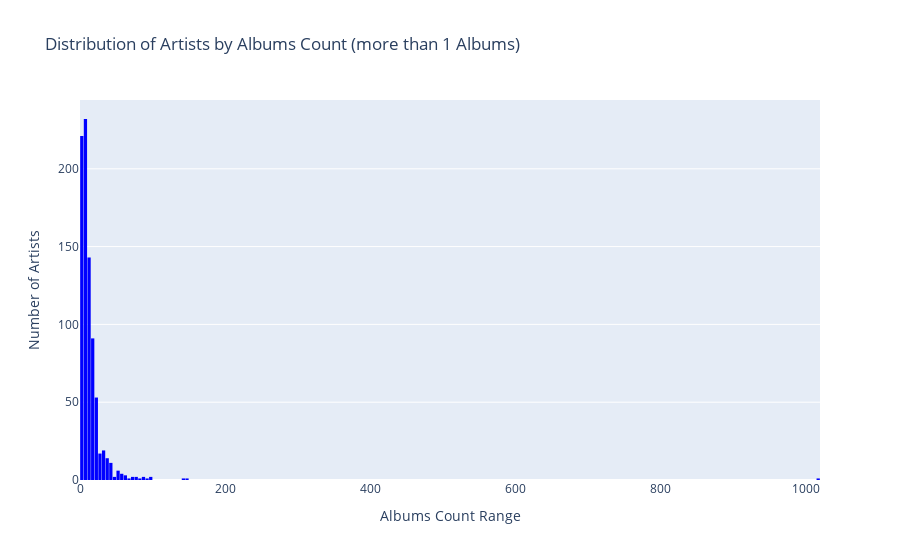

Source (notebook cell):
### Code cell
# Filter artists with more than 1 track_count
filtered_df = artist_album_counts[artist_album_counts['album_count'] > 1]

# Create a Histogram
histogram_fig = go.Figure(data=[
    go.Histogram(
        x=filtered_df['album_count'],
        nbinsx=500,
        marker_color='blue',)])

histogram_fig.update_layout(
    title='Distribution of Artists by Albums Count (more than 1 Albums)',
    xaxis=dict(title='Albums Count Range'),
    yaxis=dict(title='Number of Artists'),
    showlegend=False,
    bargap=0.1)

histogram_fig.show()

html_file = 'album_count_range.html'

if not os.path.exists(html_file):
    pio.write_html(histogram_fig, file=html_file)
    print(f'HTML file "{html_file}" has been saved.')
else:
    print(f'HTML file "{html_file}" already exists.')

### Figure 1 — Plotly figure (JSON) as saved in the notebook; plotly's stock layout.template omitted (floating-point values rounded to 4 significant figures; data arrays with more than 128 entries replaced by an {"elided": "..."} marker saying what was removed)
{"data": [{"marker": {"color": "blue"}, "nbinsx": 500, "type": "histogram", "x": {"elided": "830 int values"}}], "layout": {"bargap": 0.1, "showlegend": false, "title": {"text": "Distribution of Artists by Albums Count (more than 1 Albums)"}, "xaxis": {"title": {"text": "Albums Count Range"}}, "yaxis": {"title": {"text": "Number of Artists"}}}}
